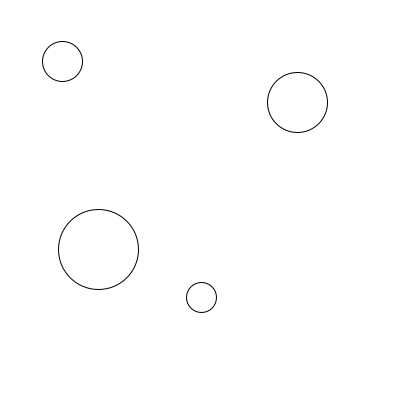
Frame 1 (no input)
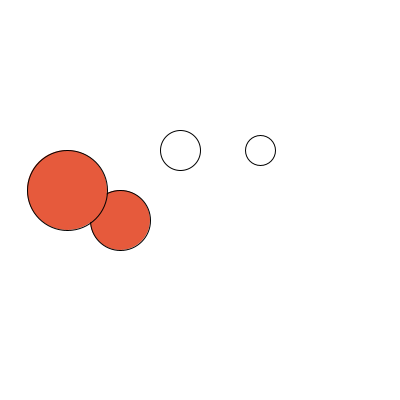
Frame 60 (the mouse pressed at the canvas centre just before this capture)
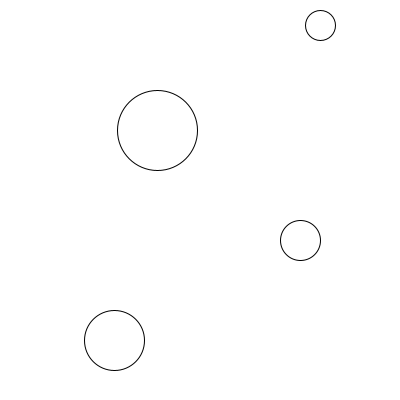
Frame 120 (the mouse held since frame 60 and released just before this capture)

The Processing sketch that drew these frames (run headless with seeded random() and noise(); from frame 60 on, the mouse is pressed at the canvas centre):

// Processing sketch: BallTouch
// ── BallTouch.pde
// Session 3 completed example: the checkpoint plus independent extension 1.
// A ball that touches any other ball is filled in. touches() takes another Ball
// as its parameter, so one object can ask about another.

Ball[] balls = new Ball[4];

void setup() {
  size(400, 400);
  balls[0] = new Ball(60, 60, 2, 1.5, 40);
  balls[1] = new Ball(300, 100, -3, 2, 60);
  balls[2] = new Ball(200, 300, 1, -2.5, 30);
  balls[3] = new Ball(100, 250, -1.5, -1, 80);
}

void draw() {
  background(255);
  for (int i = 0; i < balls.length; i++) {
    balls[i].move();
  }
  for (int i = 0; i < balls.length; i++) {
    boolean touching = false;
    for (int j = 0; j < balls.length; j++) {
      if (i != j && balls[i].touches(balls[j])) {
        touching = true;
      }
    }
    if (touching) {
      fill(230, 90, 60);
    } else {
      fill(255);
    }
    balls[i].show();
  }
}

class Ball {
  float x;
  float y;
  float xSpeed;
  float ySpeed;
  float diameter;

  Ball(float startX, float startY, float startXSpeed, float startYSpeed, float startDiameter) {
    x = startX;
    y = startY;
    xSpeed = startXSpeed;
    ySpeed = startYSpeed;
    diameter = startDiameter;
  }

  void move() {
    x = x + xSpeed;
    y = y + ySpeed;
    float r = diameter / 2;
    if (x > width - r || x < r) {
      xSpeed = -xSpeed;
    }
    if (y > height - r || y < r) {
      ySpeed = -ySpeed;
    }
  }

  boolean touches(Ball other) {
    return dist(x, y, other.x, other.y) < (diameter + other.diameter) / 2;
  }

  void show() {
    circle(x, y, diameter);
  }
}
